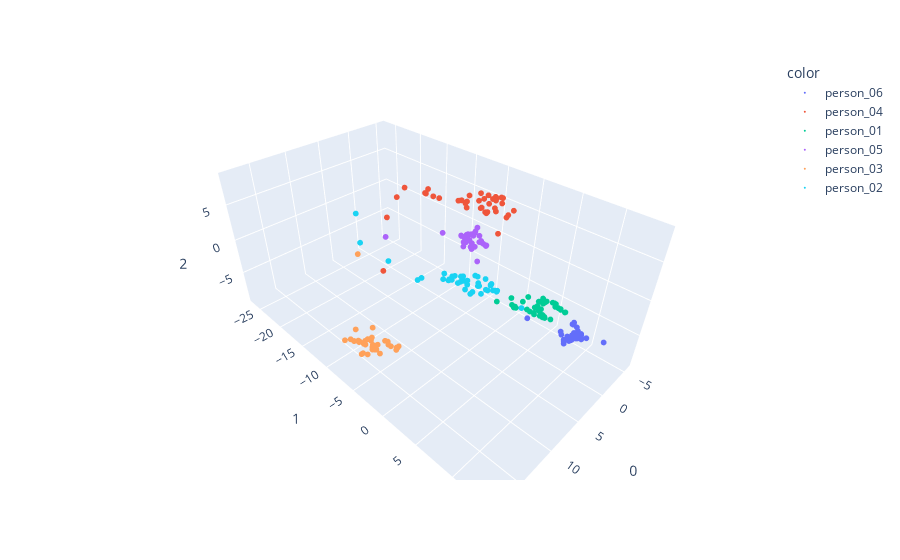

This figure's notebook cell:
### Code cell
# visualize the LMNN algorithm (this will take about 10min to run)
lmnn_metric_learning_model_viz = LMNN(n_components = 3, k=10, learn_rate=1e-4, random_state=42)
lmnn_metric_learning_model_viz.fit(compositions_subset, labels_subset)
lmnn_transformed_data_3D = lmnn_metric_learning_model_viz.transform(compositions_subset)
fig_3d = px.scatter_3d(lmnn_transformed_data_3D, x=0, y=1, z=2, color=labels_subset)
fig_3d.update_traces(marker_size=2)
